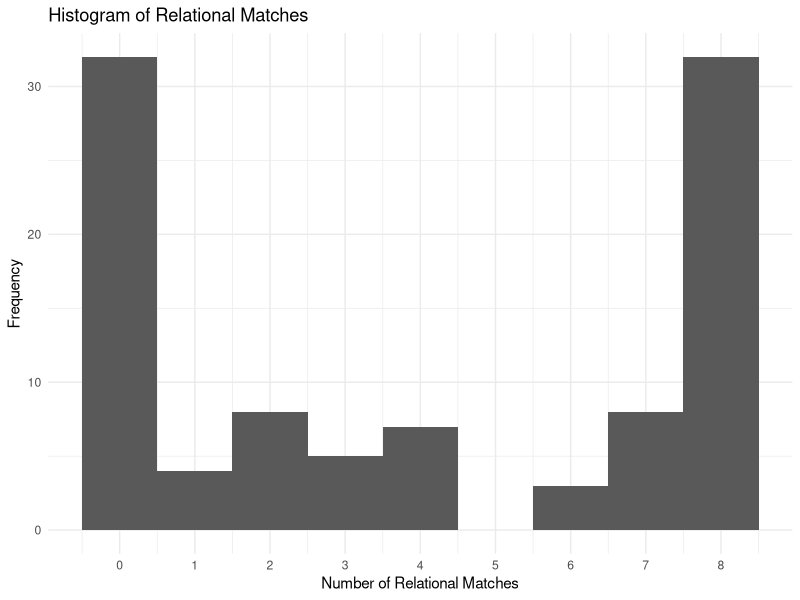
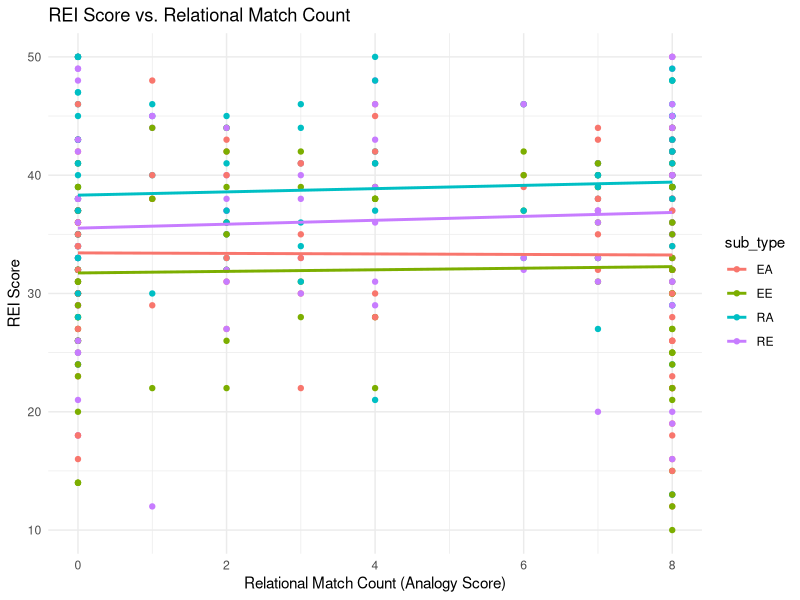

Write R code to recreate these figures, in order.
## ---- chunk 1
library(tidyverse)
## ---- chunk 2
?tidyverse
## ---- chunk 3
analogy_data <- read_csv("tidy_data/MFIndD_analogy.csv")

## ---- chunk 4
num_rows <- analogy_data %>%
  summarise(total_rows = n())

num_columns <- analogy_data %>%
  summarise(total_columns = ncol(analogy_data))

num_rows
num_columns
## ---- chunk 5
num_people <- analogy_data %>%
  distinct(qualtrics_id) %>%
  count()

num_people
## ---- chunk 6
trial_counts <- analogy_data %>%
  count(qualtrics_id) %>%                    
  distinct(n)                           

trial_counts
## ---- chunk 7
relational_summary <- analogy_data %>%
  group_by(qualtrics_id) %>%  
  summarise(relational_match_count = sum(response_type == "Rel"))  


relational_summary
## ---- chunk 8
library(ggplot2)  
## ---- chunk 9

ggplot(relational_summary, aes(x = relational_match_count)) +
  geom_histogram(binwidth = 1) +
  labs(title = "Histogram of Relational Matches",
       x = "Number of Relational Matches",
       y = "Frequency") +
   scale_x_continuous(breaks = seq(0, 8, by = 1)) +
  theme_minimal()
## ---- chunk 10
wide_data <- analogy_data %>%
  select(qualtrics_id, trial_number, response_type) %>%  
  pivot_wider(names_from = trial_number, values_from = response_type)


wide_data

## ---- chunk 11
rei_data <- read_csv("tidy_data/MFIndD_REI.csv")

head(rei_data)


str(rei_data)
## ---- chunk 12

rei_data <- rei_data %>%
  mutate(response = str_trim(response),             
         response = str_to_lower(response),   
         response_numeric = case_when(
           response %in% c("strongly disagree", "1") ~ 1,
           response %in% c("disagree", "2")          ~ 2,
           response %in% c("neutral", "3")           ~ 3,
           response %in% c("agree", "4")             ~ 4,
           response %in% c("strongly agree", "5")    ~ 5,
           TRUE                                       ~ NA_real_
         ))

## ---- chunk 13
rei_data <- rei_data %>%
  mutate(new_scored_response = ifelse(!is.na(rev_scoring) & rev_scoring == "neg",
                                      6 - response_numeric,
                                      response_numeric))
rei_data
## ---- chunk 14
match_summary <- sum(rei_data$new_scored_response == rei_data$scored_response, 
                     na.rm = TRUE)

total_rows <- nrow(rei_data)
mismatch_summary <- total_rows - match_summary


print(paste("Number of matches:", match_summary))
print(paste("Number of mismatches:", mismatch_summary))


## ---- chunk 15

rei_summary <- rei_data %>%
  group_by(qualtrics_id, sub_type) %>%
  summarize(score = sum(scored_response), .groups = "drop")

rei_summary

## ---- chunk 16

na_scores <- rei_summary %>%
  filter(is.na(score))

na_scores

## ---- chunk 17
rei_summary <- rei_data %>%
  group_by(qualtrics_id, sub_type) %>%
  summarize(score = sum(scored_response, na.rm = TRUE), .groups = "drop")


rei_summary

## ---- chunk 18
combined_data <- left_join(rei_summary, relational_summary, by = "qualtrics_id")

combined_data
## ---- chunk 19

ggplot(combined_data, aes(x = relational_match_count, y = score, color = sub_type)) +
  geom_point() +
  geom_smooth(method = "lm", se = FALSE) +  
  labs(
    title = "REI Score vs. Relational Match Count",
    x = "Relational Match Count (Analogy Score)",
    y = "REI Score"
  ) +
  theme_minimal() 


